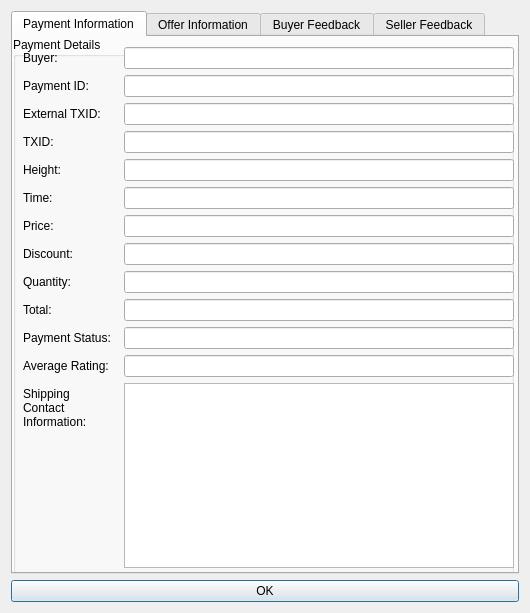
<?xml version="1.0" encoding="UTF-8"?>
<ui version="4.0">
 <class>OfferAcceptInfoDialog</class>
 <widget class="QDialog" name="OfferAcceptInfoDialog">
  <property name="geometry">
   <rect>
    <x>0</x>
    <y>0</y>
    <width>530</width>
    <height>613</height>
   </rect>
  </property>
  <property name="windowTitle">
   <string>Offer Accept Info</string>
  </property>
  <property name="autoFillBackground">
   <bool>true</bool>
  </property>
  <layout class="QVBoxLayout" name="verticalLayout">
   <item>
    <widget class="QTabWidget" name="acceptinfo">
     <property name="currentIndex">
      <number>0</number>
     </property>
     <widget class="QWidget" name="general">
      <attribute name="title">
       <string>Payment Information</string>
      </attribute>
      <widget class="QGroupBox" name="groupBox">
       <property name="geometry">
        <rect>
         <x>0</x>
         <y>0</y>
         <width>501</width>
         <height>541</height>
        </rect>
       </property>
       <property name="title">
        <string>Payment Details</string>
       </property>
       <widget class="QWidget" name="layoutWidget">
        <property name="geometry">
         <rect>
          <x>10</x>
          <y>10</y>
          <width>491</width>
          <height>521</height>
         </rect>
        </property>
        <layout class="QFormLayout" name="formLayout">
         <property name="fieldGrowthPolicy">
          <enum>QFormLayout::AllNonFixedFieldsGrow</enum>
         </property>
         <item row="0" column="0">
          <widget class="QLabel" name="label_10">
           <property name="text">
            <string>Buyer:</string>
           </property>
          </widget>
         </item>
         <item row="1" column="0">
          <widget class="QLabel" name="label_2">
           <property name="text">
            <string>Payment ID:</string>
           </property>
          </widget>
         </item>
         <item row="1" column="1">
          <widget class="QLineEdit" name="paymentguidEdit"/>
         </item>
         <item row="2" column="0">
          <widget class="QLabel" name="exttxidLabel">
           <property name="text">
            <string>External TXID:</string>
           </property>
          </widget>
         </item>
         <item row="2" column="1">
          <widget class="QLineEdit" name="exttxidEdit"/>
         </item>
         <item row="3" column="0">
          <widget class="QLabel" name="label_4">
           <property name="text">
            <string>TXID:</string>
           </property>
          </widget>
         </item>
         <item row="3" column="1">
          <widget class="QLineEdit" name="txidEdit">
           <property name="enabled">
            <bool>true</bool>
           </property>
          </widget>
         </item>
         <item row="4" column="0">
          <widget class="QLabel" name="label_6">
           <property name="text">
            <string>Height:</string>
           </property>
          </widget>
         </item>
         <item row="4" column="1">
          <widget class="QLineEdit" name="heightEdit">
           <property name="enabled">
            <bool>true</bool>
           </property>
          </widget>
         </item>
         <item row="5" column="0">
          <widget class="QLabel" name="label_5">
           <property name="text">
            <string>Time:</string>
           </property>
          </widget>
         </item>
         <item row="5" column="1">
          <widget class="QLineEdit" name="timeEdit">
           <property name="enabled">
            <bool>true</bool>
           </property>
          </widget>
         </item>
         <item row="6" column="0">
          <widget class="QLabel" name="label_7">
           <property name="text">
            <string>Price:</string>
           </property>
          </widget>
         </item>
         <item row="6" column="1">
          <widget class="QLineEdit" name="priceEdit">
           <property name="enabled">
            <bool>true</bool>
           </property>
          </widget>
         </item>
         <item row="7" column="0">
          <widget class="QLabel" name="discountLabel">
           <property name="text">
            <string>Discount:</string>
           </property>
          </widget>
         </item>
         <item row="7" column="1">
          <widget class="QLineEdit" name="discountEdit"/>
         </item>
         <item row="8" column="0">
          <widget class="QLabel" name="label_13">
           <property name="text">
            <string>Quantity:</string>
           </property>
          </widget>
         </item>
         <item row="8" column="1">
          <widget class="QLineEdit" name="quantityEdit">
           <property name="enabled">
            <bool>true</bool>
           </property>
          </widget>
         </item>
         <item row="9" column="0">
          <widget class="QLabel" name="label_9">
           <property name="text">
            <string>Total:</string>
           </property>
          </widget>
         </item>
         <item row="9" column="1">
          <widget class="QLineEdit" name="totalEdit">
           <property name="enabled">
            <bool>true</bool>
           </property>
          </widget>
         </item>
         <item row="10" column="0">
          <widget class="QLabel" name="label_8">
           <property name="text">
            <string>Payment Status:</string>
           </property>
          </widget>
         </item>
         <item row="10" column="1">
          <widget class="QLineEdit" name="paidEdit">
           <property name="enabled">
            <bool>true</bool>
           </property>
          </widget>
         </item>
         <item row="11" column="0">
          <widget class="QLabel" name="label">
           <property name="text">
            <string>Average Rating:</string>
           </property>
          </widget>
         </item>
         <item row="11" column="1">
          <widget class="QLineEdit" name="ratingEdit"/>
         </item>
         <item row="14" column="0">
          <widget class="QLabel" name="label_11">
           <property name="text">
            <string>Shipping  Contact Information:</string>
           </property>
           <property name="wordWrap">
            <bool>true</bool>
           </property>
          </widget>
         </item>
         <item row="14" column="1">
          <widget class="QTextEdit" name="paymessageEdit">
           <property name="enabled">
            <bool>true</bool>
           </property>
          </widget>
         </item>
         <item row="0" column="1">
          <widget class="QLineEdit" name="buyerEdit"/>
         </item>
        </layout>
       </widget>
      </widget>
     </widget>
     <widget class="QWidget" name="tab">
      <attribute name="title">
       <string>Offer Information</string>
      </attribute>
      <widget class="QGroupBox" name="groupBox_2">
       <property name="geometry">
        <rect>
         <x>0</x>
         <y>0</y>
         <width>501</width>
         <height>541</height>
        </rect>
       </property>
       <property name="title">
        <string>Offer Details</string>
       </property>
       <widget class="QWidget" name="layoutWidget_2">
        <property name="geometry">
         <rect>
          <x>10</x>
          <y>10</y>
          <width>491</width>
          <height>521</height>
         </rect>
        </property>
        <layout class="QFormLayout" name="formLayout_2">
         <property name="fieldGrowthPolicy">
          <enum>QFormLayout::AllNonFixedFieldsGrow</enum>
         </property>
         <item row="3" column="0">
          <widget class="QLabel" name="label_16">
           <property name="text">
            <string>Offer Title:</string>
           </property>
          </widget>
         </item>
         <item row="3" column="1">
          <widget class="QLineEdit" name="titleEdit"/>
         </item>
         <item row="4" column="0">
          <widget class="QLabel" name="commissionLabel">
           <property name="text">
            <string>Commission:</string>
           </property>
          </widget>
         </item>
         <item row="4" column="1">
          <widget class="QLineEdit" name="commissionEdit"/>
         </item>
         <item row="1" column="0">
          <widget class="QLabel" name="label_3">
           <property name="text">
            <string>Offer ID:</string>
           </property>
          </widget>
         </item>
         <item row="1" column="1">
          <widget class="QLineEdit" name="offerguidEdit"/>
         </item>
         <item row="2" column="0">
          <widget class="QLabel" name="linkGUIDLabel">
           <property name="text">
            <string>Root Offer ID:</string>
           </property>
          </widget>
         </item>
         <item row="2" column="1">
          <widget class="QLineEdit" name="linkGUIDEdit"/>
         </item>
         <item row="0" column="0">
          <widget class="QLabel" name="label_12">
           <property name="text">
            <string>Merchant:</string>
           </property>
          </widget>
         </item>
         <item row="0" column="1">
          <widget class="QLineEdit" name="sellerEdit"/>
         </item>
         <item row="5" column="0">
          <widget class="QLabel" name="certLabel">
           <property name="text">
            <string>Certificate:</string>
           </property>
          </widget>
         </item>
         <item row="5" column="1">
          <widget class="QLineEdit" name="certEdit"/>
         </item>
        </layout>
       </widget>
      </widget>
     </widget>
     <widget class="QWidget" name="buyerFeedback">
      <attribute name="title">
       <string>Buyer Feedback</string>
      </attribute>
      <widget class="QScrollArea" name="scrollArea">
       <property name="geometry">
        <rect>
         <x>0</x>
         <y>0</y>
         <width>511</width>
         <height>671</height>
        </rect>
       </property>
       <property name="verticalScrollBarPolicy">
        <enum>Qt::ScrollBarAsNeeded</enum>
       </property>
       <property name="horizontalScrollBarPolicy">
        <enum>Qt::ScrollBarAlwaysOff</enum>
       </property>
       <property name="widgetResizable">
        <bool>true</bool>
       </property>
       <widget class="QWidget" name="scrollAreaWidgetContents_2">
        <property name="geometry">
         <rect>
          <x>0</x>
          <y>0</y>
          <width>507</width>
          <height>667</height>
         </rect>
        </property>
        <layout class="QHBoxLayout" name="horizontalLayout">
         <item>
          <layout class="QVBoxLayout" name="buyerFeedbackLayout">
           <property name="sizeConstraint">
            <enum>QLayout::SetMinAndMaxSize</enum>
           </property>
          </layout>
         </item>
        </layout>
       </widget>
      </widget>
     </widget>
     <widget class="QWidget" name="sellerFeedback">
      <attribute name="title">
       <string>Seller Feedback</string>
      </attribute>
      <widget class="QScrollArea" name="scrollArea_2">
       <property name="geometry">
        <rect>
         <x>0</x>
         <y>0</y>
         <width>511</width>
         <height>671</height>
        </rect>
       </property>
       <property name="verticalScrollBarPolicy">
        <enum>Qt::ScrollBarAsNeeded</enum>
       </property>
       <property name="horizontalScrollBarPolicy">
        <enum>Qt::ScrollBarAlwaysOff</enum>
       </property>
       <property name="widgetResizable">
        <bool>true</bool>
       </property>
       <widget class="QWidget" name="scrollAreaWidgetContents_4">
        <property name="geometry">
         <rect>
          <x>0</x>
          <y>0</y>
          <width>507</width>
          <height>667</height>
         </rect>
        </property>
        <layout class="QVBoxLayout" name="verticalLayout_4">
         <item>
          <layout class="QVBoxLayout" name="sellerFeedbackLayout">
           <property name="sizeConstraint">
            <enum>QLayout::SetMinAndMaxSize</enum>
           </property>
          </layout>
         </item>
        </layout>
       </widget>
      </widget>
     </widget>
    </widget>
   </item>
   <item>
    <widget class="QPushButton" name="okButton">
     <property name="text">
      <string>OK</string>
     </property>
    </widget>
   </item>
  </layout>
 </widget>
 <resources>
  <include location="../presidentielcoin.qrc"/>
 </resources>
 <connections/>
</ui>
